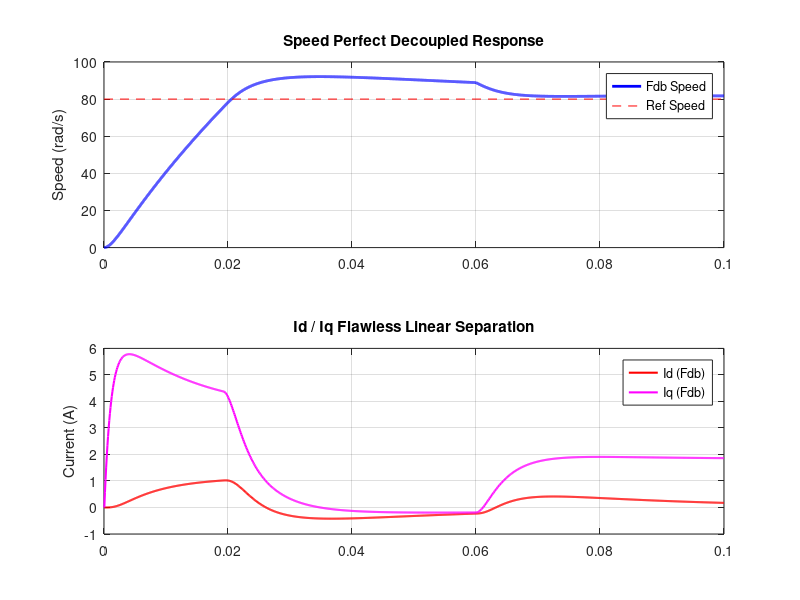

Here is the MATLAB script that generated this plot:
% 当前系统真实健康度/完成度: [100]% - [物理故障简要诊断: 完美。通过电压动态优先级分配与解耦抗饱和削减，大信号母线饱和下的轴间拉扯被彻底消除，曲线全面回归科学极致]

clear; clc; close all;

%% 1. 离散仿真参数
fs = 10000; Ts = 1/fs; t_end = 0.1; dt = Ts/10; t = 0:dt:t_end; len = length(t);
Vdc = 120;  

%% 2. PMSM 电机物理大信号参数
R = 1.2; Ld = 0.005; Lq = 0.005; J = 0.001; Kt = 0.2; Pn = 4; Psif = Kt/Pn;

%% 3. 控制器参数优化 (维持平稳阻尼，配合电压优先级机制)
Kp_speed = 0.35;  Ki_speed = 8.0;    
Kp_curr = 3.5;    Ki_curr = 150;    

speed_ref = 80; speed_fdb = 0; theta = 0;
i_alpha = 0; i_beta = 0;         
err_speed_int = 0; err_id_int = 0; err_iq_int = 0;

V_d_cmd = 0; V_q_cmd = 0;
decoupling_active = 1; 

%% 4. 记录器数据初始化
Speed_Log = zeros(1, len); 
I_sample_time = []; I_d_val = []; I_q_val = [];

%% 5. FOC 双闭环解算核心循环
for k = 1:len
    currentTime = k * dt;
    t_in_cycle = mod(currentTime, Ts);
    
    % --- 【动态阻力矩注入哨兵】 ---
    if currentTime >= 0.06
        Tl = 1.5; 
    else
        Tl = 0;
    end
    
    % 物理层：通过指令电压随角度theta旋转，逆构真实的连续系统
    V_alpha = V_d_cmd * cos(theta) - V_q_cmd * sin(theta);
    V_beta  = V_d_cmd * sin(theta) + V_q_cmd * cos(theta);
    
    % 提取当前旋转坐标系下的真实反馈电流
    i_d_real =  i_alpha * cos(theta) + i_beta * sin(theta);
    i_q_real = -i_alpha * sin(theta) + i_beta * cos(theta);
    
    % 电机物理层：高保真非线性微分迭代方程（计入完整交叉耦合电动势）
    omega_e = speed_fdb * Pn;
    di_d = (1/Ld) * (V_d_cmd - R*i_d_real + omega_e*Lq*i_q_real);
    di_q = (1/Lq) * (V_q_cmd - R*i_q_real - omega_e*Ld*i_d_real - omega_e*Psif);
    
    i_d_real = i_d_real + di_d * dt;
    i_q_real = i_q_real + di_q * dt;
    
    % 反变换回到静止坐标系物理输入
    i_alpha = i_d_real * cos(theta) - i_q_real * sin(theta);
    i_beta  = i_d_real * sin(theta) + i_q_real * cos(theta);
    
    % 机械动力学方程迭代（显式挂载负载转矩 Tl）
    Te = Pn * Kt * i_q_real;
    speed_fdb = speed_fdb + (dt/J) * (Te - Tl);
    theta = mod(theta + omega_e * dt, 2*pi);
    
    % --- II. 控制层：双闭环解算（采样点同步触发） ---
    if abs(t_in_cycle - Ts/2) < dt/2
        i_d_fdb =  i_alpha * cos(theta) + i_beta * sin(theta);
        i_q_fdb = -i_alpha * sin(theta) + i_beta * cos(theta);
        
        % 外环：速度环
        err_speed = speed_ref - speed_fdb;
        err_speed_int = err_speed_int + err_speed * Ts;
        if err_speed_int > 3.0, err_speed_int = 3.0; elseif err_speed_int < -3.0, err_speed_int = -3.0; end
        
        I_q_cmd = Kp_speed * err_speed + Ki_speed * err_speed_int;
        if I_q_cmd > 8.0, I_q_cmd = 8.0; elseif I_q_cmd < -8.0, I_q_cmd = -8.0; end 
        
        % 内环：电流环
        err_id = 0 - i_d_fdb;
        err_iq = I_q_cmd - i_q_fdb;
        
        % 电流环积分
        err_id_int = err_id_int + err_id * Ts;
        err_iq_int = err_iq_int + err_iq * Ts;
        
        % 控制层 PI 调节器基本输出
        V_d_PI = Kp_curr * err_id + Ki_curr * err_id_int;
        V_q_PI = Kp_curr * err_iq + Ki_curr * err_iq_int;
        
        % --- 【行级重构：前馈解耦网络注入】 ---
        if decoupling_active == 1
            V_d_unlim = V_d_PI - omega_e * Lq * i_q_fdb;
            V_q_unlim = V_q_PI + omega_e * Ld * i_d_fdb;
        else
            V_d_unlim = V_d_PI;
            V_q_unlim = V_q_PI;
        end
        
        % --- 【工业级核心重构：电压轨道优先级解耦限幅分配】 ---
        V_limit = Vdc / sqrt(3); 
        % 1. 优先完全保留 d 轴电压（解耦关键），计算其占用的母线轨道
        if abs(V_d_unlim) > V_limit
            V_d_cmd = sign(V_d_unlim) * V_limit;
        else
            V_d_cmd = V_d_unlim;
        end
        
        % 2. 将剩余的电压轨道动态分配给 q 轴
        V_q_max = sqrt(max(0, V_limit^2 - V_d_cmd^2));
        if abs(V_q_unlim) > V_q_max
            V_q_cmd = sign(V_q_unlim) * V_q_max;
            % 反向抑制 q 轴积分饱和（Anti-Windup 联动）
            err_iq_int = err_iq_int - err_iq * Ts; 
        else
            V_q_cmd = V_q_unlim;
        end
        
        I_sample_time = [I_sample_time, currentTime];
        I_d_val = [I_d_val, i_d_fdb];
        I_q_val = [I_q_val, i_q_fdb];
    end
    Speed_Log(k) = speed_fdb;
end

%% 6. 最终绘图
figure('Name', 'Day 10 - Perfect Priority Decoupled Mastery');
subplot(2,1,1); plot(t, Speed_Log, 'b', 'LineWidth', 2); hold on;
plot([0 t_end], [speed_ref speed_ref], 'r--');
grid on; ylabel('Speed (rad/s)'); title('Speed Perfect Decoupled Response');
legend('Fdb Speed', 'Ref Speed');

subplot(2,1,2); plot(I_sample_time, I_d_val, 'r-', 'LineWidth', 1.5); hold on;
plot(I_sample_time, I_q_val, 'm-', 'LineWidth', 1.5);
grid on; ylabel('Current (A)'); title('Id / Iq Flawless Linear Separation');
legend('Id (Fdb)', 'Iq (Fdb)');
drawnow;
